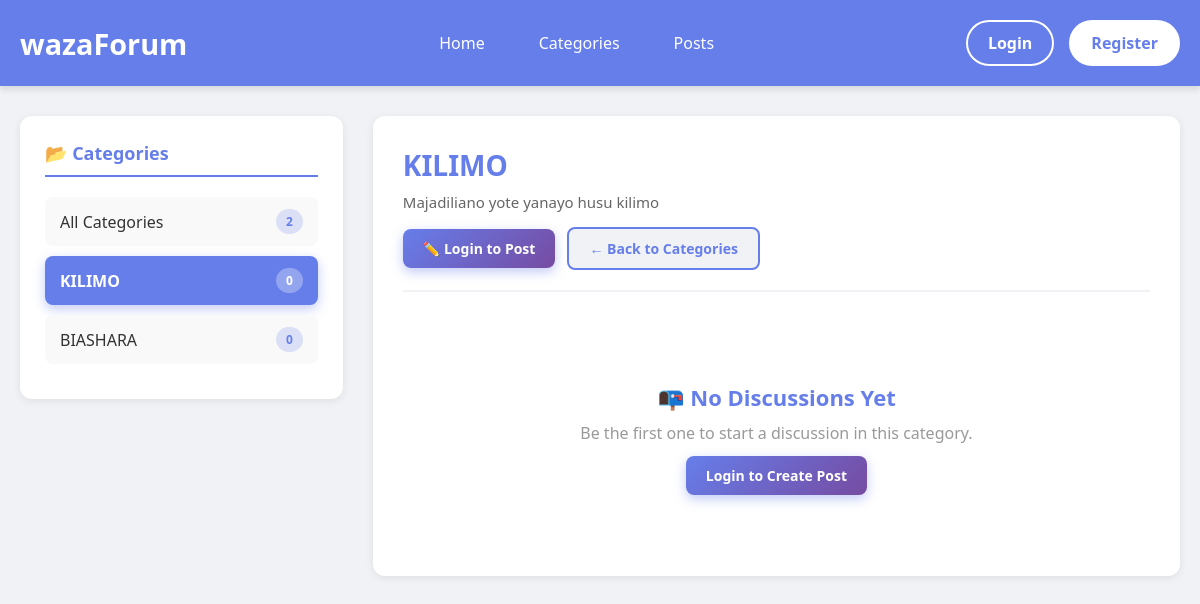
The app's page /categories.php?id=101 with its own data.
### tables this page shows
CREATE TABLE `categories` (
  `category_id` int(11) NOT NULL,
  `category_name` varchar(100) NOT NULL,
  `description` text DEFAULT NULL,
  `created_at` timestamp NOT NULL DEFAULT current_timestamp()
);

### function.php (called while the page is built, shortened)
<?php
if(!function_exists('isLogedIn')){
    function isLogedIn(){
        return isset ($_SESSION['user_id']);
    }
}
?>

### categories.php (the view, shortened to what this page needs)
<?php
include("db_connection.php");
include("function.php");
$selected_category_id = isset($_GET['id']) ? (int)$_GET['id'] : 0;
$selected_category = null;
$posts = null;
if ($selected_category_id > 0) {
    $cat_sql = "SELECT category_id, category_name, description
                FROM categories
                WHERE category_id = $selected_category_id";
    $cat_result = mysqli_query($conn, $cat_sql);
    if ($cat_result && mysqli_num_rows($cat_result) > 0) {
        $selected_category = mysqli_fetch_assoc($cat_result);
        $posts_sql = "
            SELECT
                p.post_id,
                p.content,
                p.created_at,
                u.username,
                c.category_name,
                COUNT(r.reply_id) AS total_replies
            FROM posts p
            JOIN users u ON p.user_id = u.user_id
            JOIN categories c ON p.category_id = c.category_id
            LEFT JOIN replies r ON p.post_id = r.post_id
            WHERE p.category_id = $selected_category_id
            GROUP BY p.post_id
            ORDER BY p.created_at DESC
        ";
        $posts = mysqli_query($conn, $posts_sql);
    }
}
$all_categories_sql = "SELECT c.category_id, c.category_name, c.description, COUNT(p.post_id) AS post_count
                       FROM categories c
                       LEFT JOIN posts p ON c.category_id = p.category_id
                       GROUP BY c.category_id
                       ORDER BY c.created_at DESC";
$all_categories = mysqli_query($conn, $all_categories_sql);
?>
<!DOCTYPE html>
<html lang="en">
<head>
</head>
<body>
    <?php include("header.php"); ?>
    <div class="container">
        <div class="categories-sidebar">
            <h2>📂 Categories</h2>
            <div>
                <a href="categories.php" class="category-item <?php echo !$selected_category ? 'active' : ''; ?>">
                    <span>All Categories</span>
                    <span class="category-badge"><?php echo mysqli_num_rows($all_categories); ?></span>
                </a>
            </div>
            <?php
            mysqli_data_seek($all_categories, 0);
            while ($cat = mysqli_fetch_assoc($all_categories)):
            ?>
                <a href="categories.php?id=<?php echo $cat['category_id']; ?>"
                   class="category-item <?php echo ($selected_category && $selected_category['category_id'] == $cat['category_id']) ? 'active' : ''; ?>">
                    <span><?php echo htmlspecialchars($cat['category_name']); ?></span>
                    <span class="category-badge"><?php echo $cat['post_count']; ?></span>
                </a>
            <?php endwhile; ?>
        </div>
        <div class="main-content">
            <?php if (!$selected_category): ?>
                <h1 style="margin-bottom: 10px; color: #667eea;">Explore Forum Categories</h1>
                <p style="color: #666; margin-bottom: 30px;">Select a category to view discussions and create new posts</p>
                <div class="categories-grid">
                    <?php
                    mysqli_data_seek($all_categories, 0);
                    while ($cat = mysqli_fetch_assoc($all_categories)):
                    ?>
                        <a href="categories.php?id=<?php echo $cat['category_id']; ?>" class="category-card">
                            <h3><?php echo htmlspecialchars($cat['category_name']); ?></h3>
                            <p><?php echo htmlspecialchars(substr($cat['description'], 0, 100)) . (strlen($cat['description']) > 100 ? '...' : ''); ?></p>
                            <div class="category-card-footer">
                                <span>📊 <?php echo $cat['post_count']; ?> posts</span>
                                <span>→</span>
                            </div>
                        </a>
                    <?php endwhile; ?>
                </div>
            <?php else: ?>
                <div class="category-header">
                    <h1><?php echo htmlspecialchars($selected_category['category_name']); ?></h1>
                    <p><?php echo htmlspecialchars($selected_category['description']); ?></p>
                    <div class="category-actions">
                        <?php if(isLogedIn()): ?>
                            <a href="posts.php" class="btn btn-primary">
                                ✏️ Create New Post
                            </a>
                        <?php else: ?>
                            <a href="login.php" class="btn btn-primary">
                                ✏️ Login to Post
                            </a>
                        <?php endif; ?>
                        <a href="categories.php" class="btn btn-secondary">
                            ← Back to Categories
                        </a>
                    </div>
                </div>
                <?php if ($posts && mysqli_num_rows($posts) > 0): ?>
                    <div class="posts-feed">
                        <?php while ($post = mysqli_fetch_assoc($posts)): ?>
                            <div class="post">
                                <div class="post-sidebar">
                                    <div class="post-avatar">👤</div>
                                    <div class="post-author"><?php echo htmlspecialchars($post['username']); ?></div>
                                    <span class="post-category"><?php echo htmlspecialchars($post['category_name']); ?></span>
                                </div>
                                <div class="post-content">
                                    <div class="post-header">
                                        <span class="post-time"><?php echo timeAgo($post['created_at']); ?></span>
                                        <span>#<?php echo $post['post_id']; ?></span>
                                    </div>
                                    <div class="post-body">
                                        <?php echo nl2br(htmlspecialchars(substr($post['content'], 0, 300))) . (strlen($post['content']) > 300 ? '...' : ''); ?>
                                    </div>
                                    <div class="post-footer">
                                        <div class="post-actions">
                                            <button class="action-btn view-replies-btn" onclick="toggleReplies(this, <?php echo $post['post_id']; ?>)">
                                                💬 <?php echo $post['total_replies']; ?>
                                            </button>
                                            <?php if(isLogedIn()): ?>
                                                <a class="action-btn" href="replay.php?post_id=<?php echo $post['post_id']; ?>">
                                                    ↩️ Reply
                                                </a>
                                            <?php else: ?>
                                                <a class="action-btn reply-btn-disabled" title="Login required to reply - You must be logged in to participate in discussions" href="login.php?message=Login to reply to posts">
                                                    ↩️ Reply (Login Required)
                                                </a>
                                            <?php endif; ?>
                                        </div>
                                    </div>
                                </div>
                                <div class="replies-section" id="replies-<?php echo $post['post_id']; ?>">
                                    <div class="replies-container" id="replies-container-<?php echo $post['post_id']; ?>"></div>
                                </div>
                            </div>
                        <?php endwhile; ?>
                    </div>
                <?php else: ?>
                    <div class="empty-state">
                        <h2>📭 No Discussions Yet</h2>
                        <p>Be the first one to start a discussion in this category.</p>
                        <?php if(isLogedIn()): ?>
                            <a href="create_post.php" class="btn btn-primary">
                                Start Discussion Now
                            </a>
                        <?php else: ?>
                            <a href="login.php" class="btn btn-primary">
                                Login to Create Post
                            </a>
                        <?php endif; ?>
                    </div>
                <?php endif; ?>
            <?php endif; ?>
        </div>
    </div>
</body>
</html>

### categories.php (style rules this page uses)
* { margin: 0; padding: 0; box-sizing: border-box; }
body { font-family: 'Segoe UI', Tahoma, Geneva, Verdana, sans-serif; background: #f0f2f5; color: #333; }
.container { max-width: 1400px; margin: 0 auto; padding: 30px 20px; display: grid; grid-template-columns: 1fr 2.5fr; gap: 30px; }
.categories-sidebar { background: white; border-radius: 12px; padding: 25px; box-shadow: 0 2px 8px rgba(0,0,0,0.08); height: fit-content; position: sticky; top: 100px; }
.categories-sidebar h2 { font-size: 18px; margin-bottom: 20px; color: #667eea; padding-bottom: 10px; border-bottom: 2px solid #667eea; }
.category-item { padding: 12px 15px; margin-bottom: 10px; border-radius: 8px; cursor: pointer; transition: all 0.3s ease; text-decoration: none; color: #333; display: flex; justify-content: space-between; align-items: center; background: #f9f9f9; }
.category-item.active { background: #667eea; color: white; font-weight: bold; box-shadow: 0 4px 12px rgba(102, 126, 234, 0.4); }
.category-badge { background: rgba(102, 126, 234, 0.2); color: #667eea; padding: 4px 10px; border-radius: 20px; font-size: 12px; font-weight: bold; }
.category-item.active .category-badge { background: rgba(255,255,255,0.3); color: white; }
.main-content { background: white; border-radius: 12px; padding: 30px; box-shadow: 0 2px 8px rgba(0,0,0,0.08); }
.category-header { margin-bottom: 30px; padding-bottom: 20px; border-bottom: 2px solid #f0f2f5; }
.category-header h1 { font-size: 28px; color: #667eea; margin-bottom: 8px; }
.category-header p { color: #666; font-size: 15px; margin-bottom: 15px; }
.category-actions { display: flex; gap: 12px; align-items: center; margin-top: 15px; }
.btn { padding: 10px 20px; border-radius: 8px; text-decoration: none; font-weight: 600; transition: all 0.3s ease; border: none; cursor: pointer; font-size: 14px; }
.btn-primary { background: linear-gradient(135deg, #667eea 0%, #764ba2 100%); color: white; box-shadow: 0 4px 12px rgba(102, 126, 234, 0.4); }
.btn-secondary { background: #f0f2f5; color: #667eea; border: 2px solid #667eea; }
.empty-state { text-align: center; padding: 60px 20px; color: #999; }
.empty-state h2 { font-size: 22px; color: #667eea; margin-bottom: 10px; }
.empty-state p { margin-bottom: 20px; }

### header.php (style rules this page uses)
* { margin: 0; padding: 0; box-sizing: border-box; }

### records on screen
categories: category_name "KILIMO", post_count "0", description "Majadiliano yote yanayo husu kilimo"
categories: category_name "BIASHARA", post_count "0"

### other values on screen
mysqli_num_rows($all_categories) "2"
